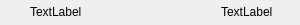
<?xml version="1.0" encoding="UTF-8"?>
<ui version="4.0">
 <class>CBTokenRow</class>
 <widget class="QWidget" name="CBTokenRow">
  <property name="geometry">
   <rect>
    <x>0</x>
    <y>0</y>
    <width>300</width>
    <height>25</height>
   </rect>
  </property>
  <property name="minimumSize">
   <size>
    <width>0</width>
    <height>22</height>
   </size>
  </property>
  <property name="maximumSize">
   <size>
    <width>16777215</width>
    <height>25</height>
   </size>
  </property>
  <property name="windowTitle">
   <string>Form</string>
  </property>
  <property name="styleSheet">
   <string notr="true"/>
  </property>
  <layout class="QVBoxLayout" name="verticalLayout">
   <property name="spacing">
    <number>6</number>
   </property>
   <property name="leftMargin">
    <number>0</number>
   </property>
   <property name="topMargin">
    <number>0</number>
   </property>
   <property name="rightMargin">
    <number>0</number>
   </property>
   <property name="bottomMargin">
    <number>0</number>
   </property>
   <item>
    <widget class="QWidget" name="container" native="true">
     <layout class="QVBoxLayout" name="verticalLayout_2">
      <property name="spacing">
       <number>3</number>
      </property>
      <property name="leftMargin">
       <number>0</number>
      </property>
      <property name="topMargin">
       <number>0</number>
      </property>
      <property name="rightMargin">
       <number>0</number>
      </property>
      <property name="bottomMargin">
       <number>0</number>
      </property>
      <item>
       <layout class="QHBoxLayout" name="horizontalLayout" stretch="1,0,3,0,2">
        <property name="leftMargin">
         <number>9</number>
        </property>
        <property name="topMargin">
         <number>2</number>
        </property>
        <property name="rightMargin">
         <number>9</number>
        </property>
        <property name="bottomMargin">
         <number>2</number>
        </property>
        <item>
         <widget class="QLabel" name="labelIc">
          <property name="minimumSize">
           <size>
            <width>13</width>
            <height>17</height>
           </size>
          </property>
          <property name="maximumSize">
           <size>
            <width>13</width>
            <height>17</height>
           </size>
          </property>
          <property name="text">
           <string/>
          </property>
         </widget>
        </item>
        <item>
         <spacer name="horizontalSpacer">
          <property name="orientation">
           <enum>Qt::Horizontal</enum>
          </property>
          <property name="sizeType">
           <enum>QSizePolicy::Fixed</enum>
          </property>
          <property name="sizeHint" stdset="0">
           <size>
            <width>5</width>
            <height>20</height>
           </size>
          </property>
         </spacer>
        </item>
        <item>
         <widget class="QLabel" name="labelToken">
          <property name="minimumSize">
           <size>
            <width>100</width>
            <height>20</height>
           </size>
          </property>
          <property name="maximumSize">
           <size>
            <width>16777215</width>
            <height>20</height>
           </size>
          </property>
          <property name="text">
           <string>TextLabel</string>
          </property>
         </widget>
        </item>
        <item>
         <spacer name="horizontalSpacer_2">
          <property name="orientation">
           <enum>Qt::Horizontal</enum>
          </property>
          <property name="sizeHint" stdset="0">
           <size>
            <width>5</width>
            <height>20</height>
           </size>
          </property>
         </spacer>
        </item>
        <item>
         <widget class="QLabel" name="labelAmount">
          <property name="minimumSize">
           <size>
            <width>0</width>
            <height>20</height>
           </size>
          </property>
          <property name="maximumSize">
           <size>
            <width>70</width>
            <height>20</height>
           </size>
          </property>
          <property name="text">
           <string>TextLabel</string>
          </property>
         </widget>
        </item>
       </layout>
      </item>
      <item>
       <widget class="QLabel" name="lblDivisory">
        <property name="minimumSize">
         <size>
          <width>0</width>
          <height>1</height>
         </size>
        </property>
        <property name="maximumSize">
         <size>
          <width>16777215</width>
          <height>1</height>
         </size>
        </property>
        <property name="text">
         <string/>
        </property>
       </widget>
      </item>
     </layout>
    </widget>
   </item>
  </layout>
 </widget>
 <resources/>
 <connections/>
</ui>
